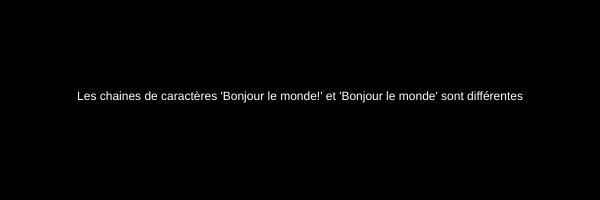
Frame 1 (no input)
Frame 60 (no input): identical to frame 1, image omitted
Frame 120 (the mouse pressed at the canvas centre since frame 60): identical to frame 1, image omitted

The p5.js sketch that drew this single still picture (run headless with seeded random() and noise() and a simulated clock; from frame 60 on, the mouse is pressed at the canvas centre):

// p5.js sketch
// ── sketch.js
// http://www.ac-grenoble.fr/disciplines/informatiquelycee/p5_base_a10.html


var msg1;
var msg2;
var msg;

function setup(){
  can=createCanvas(600,200);
  background(0);
  msg1="Bonjour le monde!";
  msg2="Bonjour le monde";
  msg="Les chaines de caractères '"+msg1+"' et '"+msg2+"' sont";
  textAlign(CENTER);
  fill(255);
  if (msg1==msg2)
  {
    text(msg+ " identiques",300,100); 
  }
  else
  {
    text(msg+ " différentes",300,100);
  }
}

function draw()
{
  
}
     
